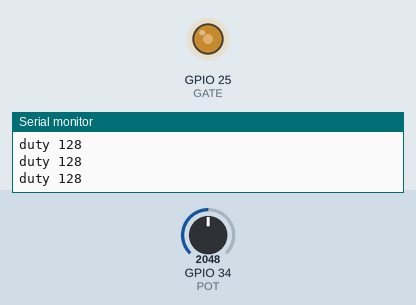
A sketch run on a simulated ESP32. Parts: output pins drawn as LEDs (lit = HIGH), the last lines printed to the serial monitor. The inputs (shaded band) are chosen by the test bench; at power-on: GPIO 34 (POT) = 2048.

Above: at 1.2 s.
1.3 s: GPIO 34 (POT) set to 2866
At 2.6 s:
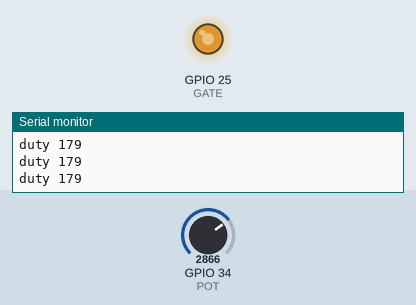
2.9 s: GPIO 34 (POT) set to 3603
At 3.9 s:
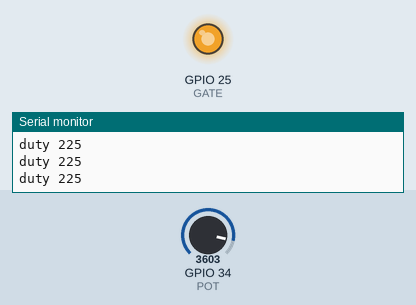
4.5 s: GPIO 34 (POT) set to 491
At 5.1 s:
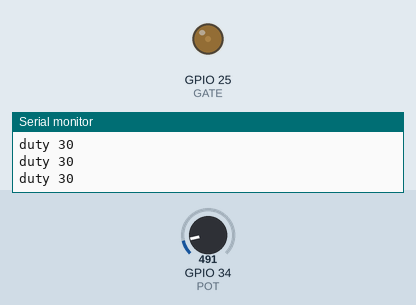
6.1 s: GPIO 34 (POT) set to 0
At 7.6 s:
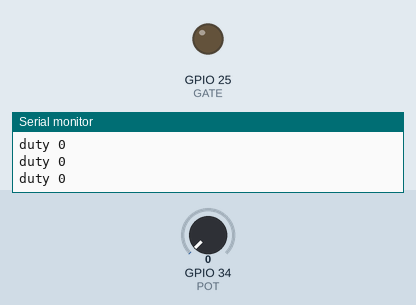
Timing chart, 0 to 8.7 s (numbered marks = the images above; inputs shaded):
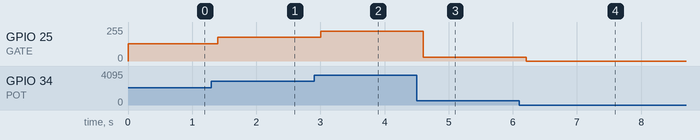

The sketch:

mosfet-dimmer.ino
```cpp
// mosfet-dimmer — tests assert (BT170): a pot on GPIO34 (ADC1) sets the duty of a 1 kHz, 8-bit
// LEDC PWM on GPIO25, which drives an IRLZ44N's gate (a 10 kΩ pull-down holds it off at boot); the
// MOSFET switches LEDs on a 9 V battery, so they dim with the pot. Every 200 ms it prints
// "duty <0–255>".
const int POT = 34;
const int GATE = 25;

void setup() {
  Serial.begin(115200);
  ledcSetup(0, 1000, 8);
  ledcAttachPin(GATE, 0);
}

void loop() {
  int duty = analogRead(POT) >> 4;
  ledcWrite(0, duty);
  Serial.printf("duty %d\n", duty);
  delay(200);
}
```

Measured:
- after the input at 1.3 s, GPIO 25 (GATE): 128/255 → 178/255 after 0.10 s
- after the input at 2.9 s, GPIO 25 (GATE): 178/255 → 224/255 after 0.10 s
- after the input at 4.5 s, GPIO 25 (GATE): 224/255 → 30/255 after 0.10 s
- after the input at 6.1 s, GPIO 25 (GATE): 30/255 → 0/255 after 0.11 s
